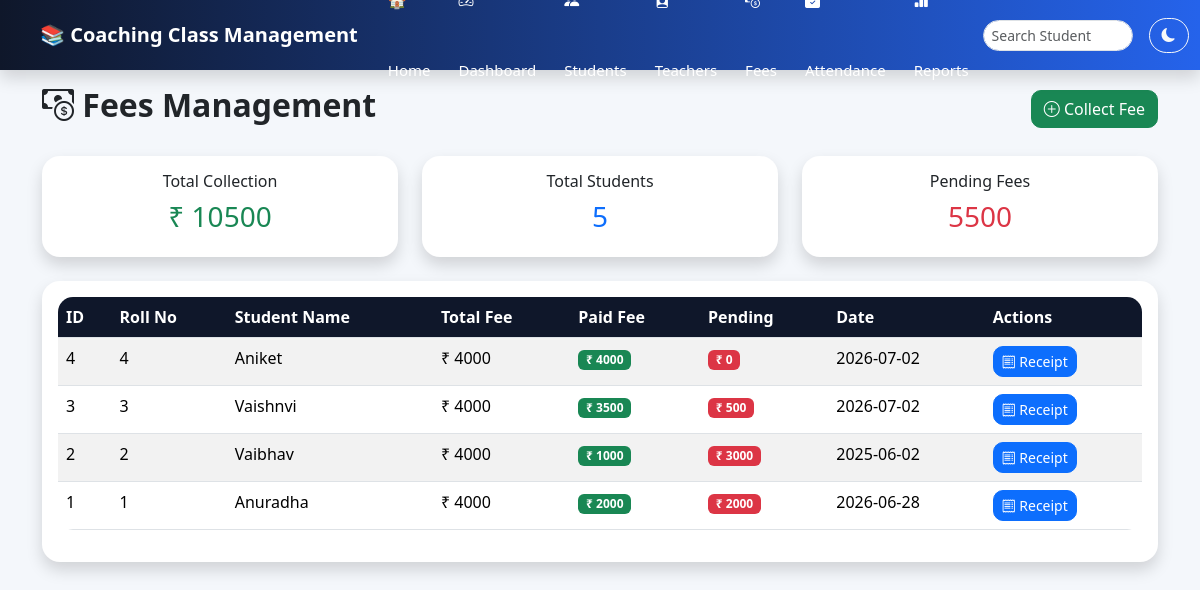
The page /fees on the database its author committed.
### tables this page shows
CREATE TABLE fees(

        id INTEGER PRIMARY KEY AUTOINCREMENT,
        student_id INTEGER,
        total_fee INTEGER,
        paid_fee INTEGER,
        date TEXT

    );

CREATE TABLE students(

        id INTEGER PRIMARY KEY AUTOINCREMENT,
        roll_no TEXT UNIQUE,
        name TEXT,
        father_name TEXT,
        surname TEXT,
        mobile TEXT,
        course TEXT,
        batch TEXT,
        address TEXT,
        admission_date TEXT,
        status TEXT

    );

### app.py (the view)
@app.route("/fees")
def fees():
    conn = get_connection()
    fees = conn.execute("""
    SELECT
    fees.id,
    students.roll_no,
    students.name,
    fees.total_fee,
    fees.paid_fee,
    fees.date

    FROM fees
    INNER JOIN students
    ON fees.student_id = students.id
    ORDER BY fees.id DESC

    """).fetchall()
    total_collection = conn.execute("""
    SELECT IFNULL(SUM(paid_fee),0)
    FROM fees
    """).fetchone()[0]
    total_students = conn.execute("""
    SELECT COUNT(*)
    FROM students
    """).fetchone()[0]
    pending_fee = conn.execute("""
    SELECT IFNULL(SUM(total_fee-paid_fee),0)
    FROM fees
    """).fetchone()[0]
    conn.close()
    return render_template(
        "fees.html",
        fees=fees,
        total_collection=total_collection,
        total_students=total_students,
        pending_fee=pending_fee
    )

### db.py (called while the page is built)
def get_connection():
    conn = sqlite3.connect(DATABASE)
    conn.row_factory = sqlite3.Row
    return conn

### templates/fees.html
{% extends "base.html" %}
{% block content %}
<div class="d-flex justify-content-between align-items-center mb-4">
    <h2 class="fw-bold">
        <i class="bi bi-cash-coin"></i>
        Fees Management
    </h2>
    <a href="/collect_fee" class="btn btn-success">
        <i class="bi bi-plus-circle"></i>
        Collect Fee
    </a>
</div>
<div class="row mb-4">
<div class="col-md-4">
<div class="card shadow border-0 text-center p-3">
<h6>Total Collection</h6>
<h3 class="text-success">
₹ {{ total_collection }}
</h3>
</div>
</div>
<div class="col-md-4">
<div class="card shadow border-0 text-center p-3">
<h6>Total Students</h6>
<h3 class="text-primary">
{{ total_students }}
</h3>
</div>
</div>
<div class="col-md-4">
<div class="card shadow border-0 text-center p-3">
<h6>Pending Fees</h6>
<h3 class="text-danger">
{{ pending_fee }}
</h3>
</div>
</div>
</div>
<div class="card shadow p-3">
<table class="table table-hover table-striped">
<thead>
<tr>
<th>ID</th>
<th>Roll No</th>
<th>Student Name</th>
<th>Total Fee</th>
<th>Paid Fee</th>
<th>Pending</th>
<th>Date</th>
<th>Actions</th>
</tr>
</thead>
<tbody>
{% for f in fees %}
<tr>
<td>
{{ f.id }}
</td>
<td>
{{ f.roll_no }}
</td>
<td>
{{ f.name }}
</td>
<td>
₹ {{ f.total_fee }}
</td>
<td>
<span class="badge bg-success">
₹ {{ f.paid_fee }}
</span>
</td>
<td>
<span class="badge bg-danger">
₹ {{ f.total_fee - f.paid_fee }}
</span>
</td>
<td>
    {{ f.date }}
</td>
<td>
    <a href="/fee_receipt/{{ f.id }}"
       class="btn btn-primary btn-sm">
        <i class="bi bi-receipt"></i>
        Receipt
    </a>
</td>
</tr>
{% endfor %}
</tbody>
</table>
</div>
{% endblock %}

### static/style.css (style rules this page uses)
* { margin:0; padding:0; box-sizing:border-box; }
body { background:#f4f7fb; font-family:'Segoe UI',sans-serif; }
.card { border:none; border-radius:18px; box-shadow: 0 10px 25px rgba(0,0,0,0.08); transition:.3s; }
.btn { border-radius:10px; }
.table { background:white; border-radius:15px; overflow:hidden; }
.table th { background:#0f172a; color:white; }

### rows shown on the page
fees: id "4", roll_no "4", name "Aniket", total_fee "4000", paid_fee "4000", f.total_fee-f.paid_fee "0", date "2026-07-02"
fees: id "3", roll_no "3", name "Vaishnvi", total_fee "4000", paid_fee "3500", f.total_fee-f.paid_fee "500", date "2026-07-02"
fees: id "2", roll_no "2", name "Vaibhav", total_fee "4000", paid_fee "1000", f.total_fee-f.paid_fee "3000", date "2025-06-02"
fees: id "1", roll_no "1", name "Anuradha", total_fee "4000", paid_fee "2000", f.total_fee-f.paid_fee "2000", date "2026-06-28"

### other values the page prints
{{ total_collection }} "10500"
{{ total_students }} "5"
{{ pending_fee }} "5500"
